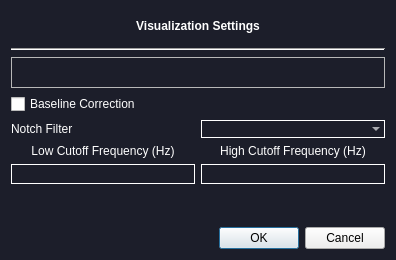
<?xml version="1.0" encoding="UTF-8"?>
<ui version="4.0">
 <class>Dialog</class>
 <widget class="QDialog" name="Dialog">
  <property name="geometry">
   <rect>
    <x>0</x>
    <y>0</y>
    <width>396</width>
    <height>260</height>
   </rect>
  </property>
  <property name="windowTitle">
   <string>Dialog</string>
  </property>
  <property name="styleSheet">
   <string notr="true">QDialog{
	background-color: rgb(28, 30, 42);
}

QLabel{
	color: #FFF;
}

QCheckBox{
	color: #FFF
}

QLineEdit{
	color: #FFF;
	background-color: transparent;
	/*background-color: rgb(50, 53, 74);
	border: 1px solid rgb(84, 89, 124);*/
	border: 1px solid #FFF;
}

QComboBox{
	color: #FFF;
	border: 1px solid #FFF;
	background-color: transparent;
}</string>
  </property>
  <layout class="QVBoxLayout" name="verticalLayout_3">
   <item>
    <widget class="QLabel" name="label">
     <property name="text">
      <string>&lt;html&gt;&lt;head/&gt;&lt;body&gt;&lt;p align=&quot;center&quot;&gt;&lt;span style=&quot; font-weight:600;&quot;&gt;Visualization Settings&lt;/span&gt;&lt;/p&gt;&lt;/body&gt;&lt;/html&gt;</string>
     </property>
    </widget>
   </item>
   <item>
    <widget class="Line" name="line">
     <property name="orientation">
      <enum>Qt::Horizontal</enum>
     </property>
    </widget>
   </item>
   <item>
    <widget class="QFrame" name="frame">
     <property name="frameShape">
      <enum>QFrame::StyledPanel</enum>
     </property>
     <property name="frameShadow">
      <enum>QFrame::Raised</enum>
     </property>
    </widget>
   </item>
   <item>
    <widget class="QCheckBox" name="cb_offset">
     <property name="cursor">
      <cursorShape>ArrowCursor</cursorShape>
     </property>
     <property name="whatsThis">
      <string extracomment="DC removal"/>
     </property>
     <property name="text">
      <string>Baseline Correction</string>
     </property>
    </widget>
   </item>
   <item>
    <layout class="QHBoxLayout" name="horizontalLayout_2">
     <item>
      <widget class="QLabel" name="label_2">
       <property name="text">
        <string>Notch Filter</string>
       </property>
      </widget>
     </item>
     <item>
      <widget class="QComboBox" name="value_notch"/>
     </item>
    </layout>
   </item>
   <item>
    <layout class="QHBoxLayout" name="horizontalLayout">
     <item>
      <layout class="QVBoxLayout" name="verticalLayout">
       <item>
        <widget class="QLabel" name="label_3">
         <property name="text">
          <string>Low Cutoff Frequency (Hz)</string>
         </property>
         <property name="alignment">
          <set>Qt::AlignCenter</set>
         </property>
        </widget>
       </item>
       <item>
        <widget class="QLineEdit" name="value_lowpass">
         <property name="minimumSize">
          <size>
           <width>0</width>
           <height>20</height>
          </size>
         </property>
         <property name="styleSheet">
          <string notr="true"/>
         </property>
        </widget>
       </item>
      </layout>
     </item>
     <item>
      <layout class="QVBoxLayout" name="verticalLayout_2">
       <item>
        <widget class="QLabel" name="label_5">
         <property name="text">
          <string>High Cutoff Frequency (Hz)</string>
         </property>
         <property name="alignment">
          <set>Qt::AlignCenter</set>
         </property>
        </widget>
       </item>
       <item>
        <widget class="QLineEdit" name="value_highpass">
         <property name="minimumSize">
          <size>
           <width>0</width>
           <height>20</height>
          </size>
         </property>
        </widget>
       </item>
      </layout>
     </item>
    </layout>
   </item>
   <item>
    <widget class="QLabel" name="lbl_warning">
     <property name="font">
      <font>
       <pointsize>10</pointsize>
       <italic>true</italic>
      </font>
     </property>
     <property name="styleSheet">
      <string notr="true">color: #d90000;</string>
     </property>
     <property name="text">
      <string/>
     </property>
     <property name="wordWrap">
      <bool>true</bool>
     </property>
    </widget>
   </item>
   <item>
    <widget class="QDialogButtonBox" name="buttonBox">
     <property name="cursor">
      <cursorShape>PointingHandCursor</cursorShape>
     </property>
     <property name="orientation">
      <enum>Qt::Horizontal</enum>
     </property>
     <property name="standardButtons">
      <set>QDialogButtonBox::Cancel|QDialogButtonBox::Ok</set>
     </property>
    </widget>
   </item>
  </layout>
 </widget>
 <resources/>
 <connections>
  <connection>
   <sender>buttonBox</sender>
   <signal>accepted()</signal>
   <receiver>Dialog</receiver>
   <slot>accept()</slot>
   <hints>
    <hint type="sourcelabel">
     <x>248</x>
     <y>254</y>
    </hint>
    <hint type="destinationlabel">
     <x>157</x>
     <y>274</y>
    </hint>
   </hints>
  </connection>
  <connection>
   <sender>buttonBox</sender>
   <signal>rejected()</signal>
   <receiver>Dialog</receiver>
   <slot>reject()</slot>
   <hints>
    <hint type="sourcelabel">
     <x>316</x>
     <y>260</y>
    </hint>
    <hint type="destinationlabel">
     <x>286</x>
     <y>274</y>
    </hint>
   </hints>
  </connection>
 </connections>
</ui>
